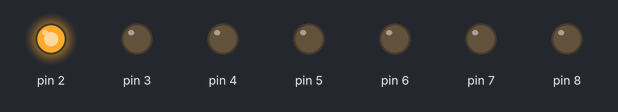
The sketch below on a simulated Arduino Uno, built with avr-gcc and run on an emulated ATmega328P. Parts: output pins drawn as LEDs (lit = HIGH).

Above: at 0.1 s.
At 0.9 s:
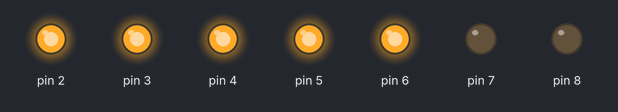
At 1.5 s:
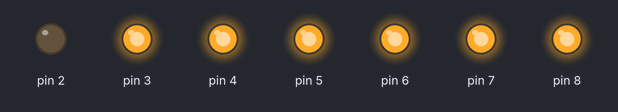
At 3.1 s:
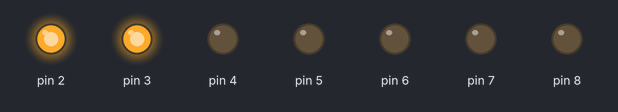
At 4.7 s:
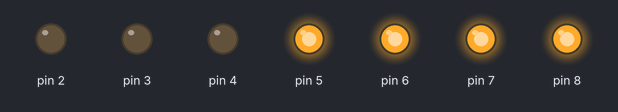
At 6.3 s:
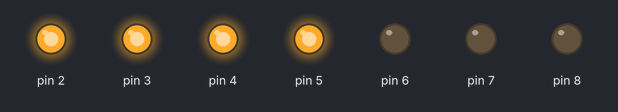
Timing chart, 0 to 6.6 s (numbered marks = the images above):
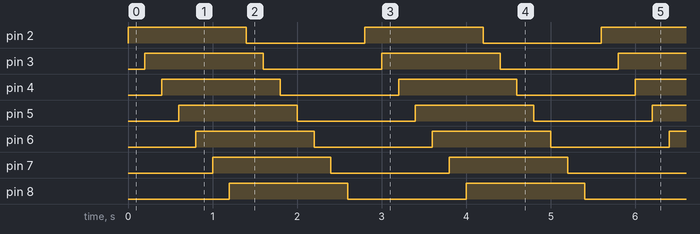

Measured:
- by itself, pin 2–8: alternates HIGH for 1.4 s and LOW for 1.4 s
- by itself, everything shown: repeats every 2.8 s, in 14 steps

The sketch:

arduino_1.ino
```cpp
// C++ code
//
void setup()
{
  int waiting=500;
  int i;

  for(i=2;i<=8;i++){
  	pinMode(i,OUTPUT);
  }
}

void loop()
{
  int i;
  for(i=2;i<=8;i++){
  	digitalWrite(i, HIGH);
    delay(200);
  }

  for(i=2;i<=8;i++){
  	digitalWrite(i, LOW);
  	delay(200);
  }
}


//옴의 법칙 = V = IR
// R = 저항 , V = 전압 , I = 전류
```
